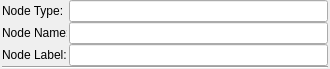
<?xml version="1.0" encoding="UTF-8"?>
<ui version="4.0">
 <class>wgNodeId</class>
 <widget class="QWidget" name="wgNodeId">
  <property name="geometry">
   <rect>
    <x>0</x>
    <y>0</y>
    <width>330</width>
    <height>69</height>
   </rect>
  </property>
  <property name="windowTitle">
   <string>Node Id</string>
  </property>
  <layout class="QGridLayout" name="glNodeId">
   <property name="leftMargin">
    <number>2</number>
   </property>
   <property name="topMargin">
    <number>0</number>
   </property>
   <property name="rightMargin">
    <number>2</number>
   </property>
   <property name="bottomMargin">
    <number>0</number>
   </property>
   <property name="spacing">
    <number>0</number>
   </property>
   <item row="0" column="0">
    <layout class="QHBoxLayout" name="hlNodeType">
     <property name="spacing">
      <number>2</number>
     </property>
     <item>
      <widget class="QLabel" name="lNodeType">
       <property name="minimumSize">
        <size>
         <width>65</width>
         <height>0</height>
        </size>
       </property>
       <property name="maximumSize">
        <size>
         <width>65</width>
         <height>16777215</height>
        </size>
       </property>
       <property name="text">
        <string>Node Type: </string>
       </property>
      </widget>
     </item>
     <item>
      <widget class="QLineEdit" name="leNodeType">
       <property name="text">
        <string/>
       </property>
      </widget>
     </item>
    </layout>
   </item>
   <item row="1" column="0">
    <layout class="QHBoxLayout" name="hlNodeName">
     <property name="spacing">
      <number>2</number>
     </property>
     <item>
      <widget class="QLabel" name="lNodeName">
       <property name="minimumSize">
        <size>
         <width>65</width>
         <height>0</height>
        </size>
       </property>
       <property name="maximumSize">
        <size>
         <width>65</width>
         <height>16777215</height>
        </size>
       </property>
       <property name="text">
        <string>Node Name: </string>
       </property>
      </widget>
     </item>
     <item>
      <widget class="QLineEdit" name="leNodeName"/>
     </item>
    </layout>
   </item>
   <item row="2" column="0">
    <layout class="QHBoxLayout" name="hlNodeLabel">
     <property name="spacing">
      <number>2</number>
     </property>
     <item>
      <widget class="QLabel" name="lNodeLabel">
       <property name="minimumSize">
        <size>
         <width>65</width>
         <height>0</height>
        </size>
       </property>
       <property name="maximumSize">
        <size>
         <width>65</width>
         <height>16777215</height>
        </size>
       </property>
       <property name="text">
        <string>Node Label: </string>
       </property>
      </widget>
     </item>
     <item>
      <widget class="QLineEdit" name="leNodeLabel"/>
     </item>
    </layout>
   </item>
   <item row="3" column="0">
    <widget class="Line" name="line">
     <property name="orientation">
      <enum>Qt::Horizontal</enum>
     </property>
    </widget>
   </item>
  </layout>
 </widget>
 <resources/>
 <connections/>
</ui>
